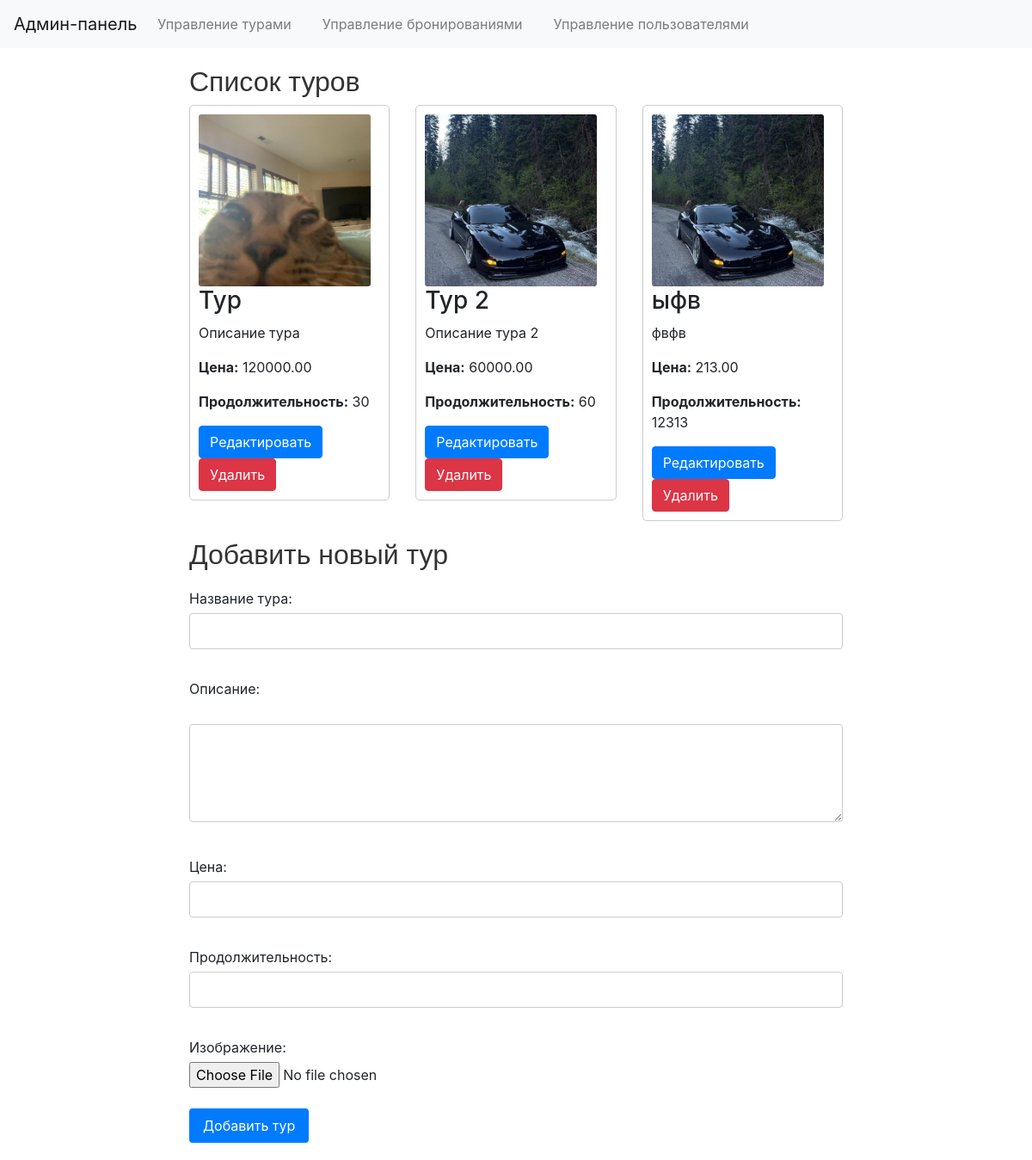
/admin/tours.php (signed in), run on the app's committed database.
### tables this page shows
CREATE TABLE `tours` (
  `id` int(11) NOT NULL,
  `name` varchar(255) DEFAULT NULL,
  `description` text DEFAULT NULL,
  `image_path` varchar(255) DEFAULT NULL,
  `price` decimal(10,2) DEFAULT NULL,
  `duration` int(11) DEFAULT NULL
);

### admin/tours.php (the view, shortened to what this page needs)
<?php
include('../includes/db_connection.php');
$sql = "SELECT * FROM tours";
$result = mysqli_query($conn, $sql);
$tours = mysqli_fetch_all($result, MYSQLI_ASSOC);
?>
<!DOCTYPE html>
<html lang="en">
<head>
    <link rel="stylesheet" href="https://stackpath.bootstrapcdn.com/bootstrap/4.5.2/css/bootstrap.min.css">
    <link rel="stylesheet" href="../css/admin_style.css">
</head>
<body>
<header>
        <nav class="navbar navbar-expand-lg navbar-light bg-light">
            <a class="navbar-brand" href="#">Админ-панель</a>
            <div class="collapse navbar-collapse" id="navbarNav">
                <ul class="navbar-nav">
                    <li class="nav-item">
                        <a class="nav-link" href="tours.php">Управление турами</a>
                    </li>
                    <li class="nav-item">
                        <a class="nav-link" href="bookings.php">Управление бронированиями</a>
                    </li>
                    <li class="nav-item">
                        <a class="nav-link" href="users.php">Управление пользователями</a>
                    </li>
                </ul>
            </div>
        </nav>
    </header>
    <div class="content">
        <h2>Список туров</h2>
        <div class="row">
            <?php foreach ($tours as $tour): ?>
                <div class="col-md-4">
                    <div class="tour-card">
                    <img class="card-img" src="<?php echo $tour['image_path']; ?>" alt="<?php echo $tour['name']; ?>">
                        <h3><?php echo $tour['name']; ?></h3>
                        <p><?php echo $tour['description']; ?></p>
                        <p><strong>Цена:</strong> <?php echo $tour['price']; ?></p>
                        <p><strong>Продолжительность:</strong> <?php echo $tour['duration']; ?></p>
                        <a href="edit_tour.php?id=<?php echo $tour['id']; ?>" class="btn btn-primary">Редактировать</a>
                        <a href="delete_tour.php?id=<?php echo $tour['id']; ?>" class="btn btn-danger">Удалить</a>
                    </div>
                </div>
            <?php endforeach; ?>
        </div>
        <h2>Добавить новый тур</h2>
        <form action="add_tour.php" method="post" enctype="multipart/form-data">
            <label for="name">Название тура:</label>
            <input type="text" id="name" name="name" required><br><br>
            <label for="description">Описание:</label><br>
            <textarea id="description" name="description" rows="4" cols="50" required></textarea><br><br>
            <label for="price">Цена:</label>
            <input type="number" id="price" name="price" required><br><br>
            <label for="duration">Продолжительность:</label>
            <input type="text" id="duration" name="duration" required><br><br>
            <label for="image">Изображение:</label>
            <input type="file" id="image" name="image" accept="image/*" required><br><br>
            <button type="submit">Добавить тур</button>
        </form>
    </div>
</body>
</html>

### css/admin_style.css (style rules this page uses)
.content { max-width: 800px; margin: 0 auto; padding: 20px; }
h1, h2 { font-family: Arial, sans-serif; color: #333; }
nav ul { list-style-type: none; margin: 0; padding: 0; }
nav ul li { display: inline; margin-right: 20px; }
nav ul li a { text-decoration: none; color: #007bff; }
ul { list-style-type: none; padding: 0; }
li { margin-bottom: 10px; }
button { padding: 8px 16px; background-color: #007bff; color: #fff; border: none; border-radius: 4px; cursor: pointer; }
form { margin-top: 20px; }
label { display: block; margin-bottom: 5px; }
input[type="text"], input[type="number"], textarea { width: 100%; padding: 8px; margin-bottom: 10px; border: 1px solid #ccc; border-radius: 4px; }
.tour-card { margin-bottom: 20px; border: 1px solid #ccc; border-radius: 5px; padding: 10px; }
.tour-card h3 { margin-top: 0; }
.tour-card a { margin-right: 10px; }
.card-img { width: 200px; height: 200px; object-fit: cover; }
.navbar, .navbar-nav { align-items: center; }
.nav-item { margin-bottom: 0px; }

### data on the page
tours: image_path (picture), name "Тур", description "Описание тура", price "120000.00", duration "30"
tours: image_path (picture), name "Тур 2", description "Описание тура 2", price "60000.00", duration "60"
tours: image_path (picture), name "ыфв", description "фвфв", price "213.00", duration "12313"
